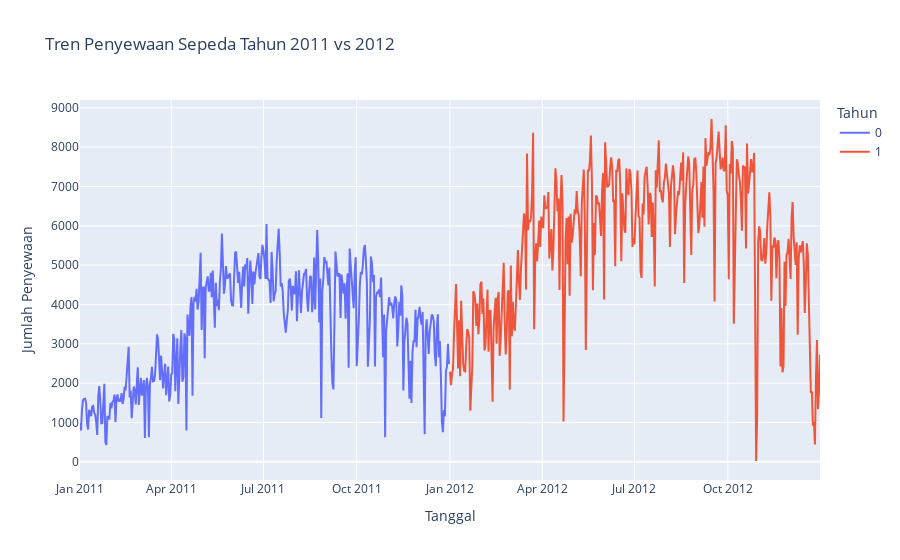

This figure's notebook cell:
### Markdown cell above
### **Pertanyaan 2: Apakah terdapat peningkatan jumlah penyewaan seiring berjalannya waktu, atau apakah ada perbedaan yang signifikan antara tahun?**

### Code cell
fig = px.line(day, x='dateday', y='count', color='year',
              title="Tren Penyewaan Sepeda Tahun 2011 vs 2012",
              labels={"dateday": "Tanggal", "count": "Jumlah Penyewaan", "year": "Tahun"})
fig.show()

### Figure 1 — Plotly figure (JSON) as saved in the notebook; plotly's stock layout.template omitted (floating-point values rounded to 4 significant figures; data arrays with more than 128 entries replaced by an {"elided": "..."} marker saying what was removed)
{"data": [{"hovertemplate": "Tahun=0<br>Tanggal=%{x}<br>Jumlah Penyewaan=%{y}<extra></extra>", "legendgroup": "0", "line": {"color": "#636efa", "dash": "solid"}, "marker": {"symbol": "circle"}, "mode": "lines", "name": "0", "orientation": "v", "showlegend": true, "type": "scatter", "x": {"elided": "365 str values"}, "xaxis": "x", "y": {"elided": "365 int values"}, "yaxis": "y"}, {"hovertemplate": "Tahun=1<br>Tanggal=%{x}<br>Jumlah Penyewaan=%{y}<extra></extra>", "legendgroup": "1", "line": {"color": "#EF553B", "dash": "solid"}, "marker": {"symbol": "circle"}, "mode": "lines", "name": "1", "orientation": "v", "showlegend": true, "type": "scatter", "x": {"elided": "366 str values"}, "xaxis": "x", "y": {"elided": "366 int values"}, "yaxis": "y"}], "layout": {"legend": {"title": {"text": "Tahun"}, "tracegroupgap": 0}, "title": {"text": "Tren Penyewaan Sepeda Tahun 2011 vs 2012"}, "xaxis": {"anchor": "y", "domain": [0, 1], "title": {"text": "Tanggal"}}, "yaxis": {"anchor": "x", "domain": [0, 1], "title": {"text": "Jumlah Penyewaan"}}}}
